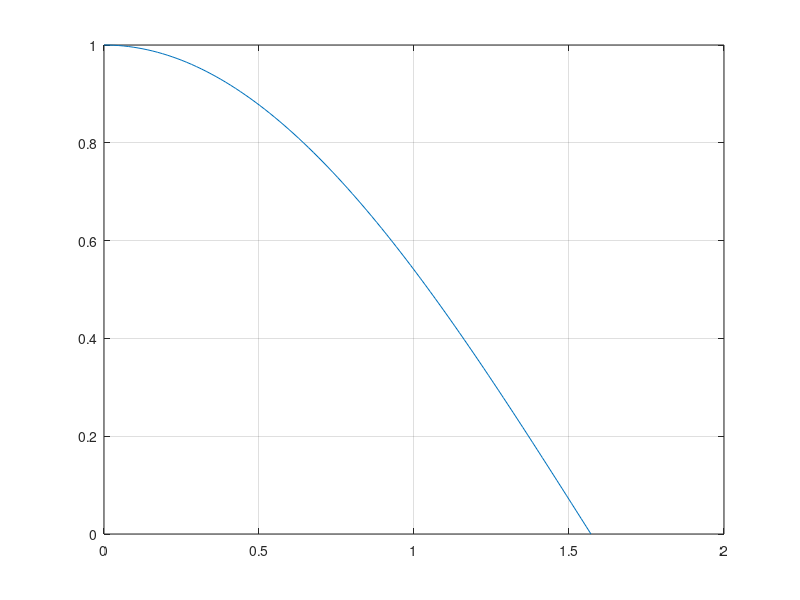

MATLAB code for this plot:
x0 = 0;
xn = pi/2;
n = 100;

step = (xn-x0)/100;
x = x0:step:xn;
y = cos(x);

plot(x, y);
grid on;

I_up = 0;
for (i=1:n)
   interval(i) = x(i+1)-x(i);
   S = interval(i)*y(i+1);
   I_up = I_up+S;
end

I_low = 0;
for (i=1:n)
   interval(i) = x(i+1)-x(i);
   S = interval(i)*y(i+1);
   I_low = I_low+S;
end

I_low = 0;
for (i=1:n)
   interval(i) = x(i+1)-x(i);
   S = interval(i)*y(i);
   I_low = I_low+S;
end


I_t = 0;
for (i=1:n)
   interval(i) = x(i+1)-x(i);
   S = interval(i)*(y(i)+y(i+1))/2;
   I_t = I_t+S;
end

I_up
I_low
I_t

abs(1-I_up)
abs(1-I_low)
abs(1-I_t)